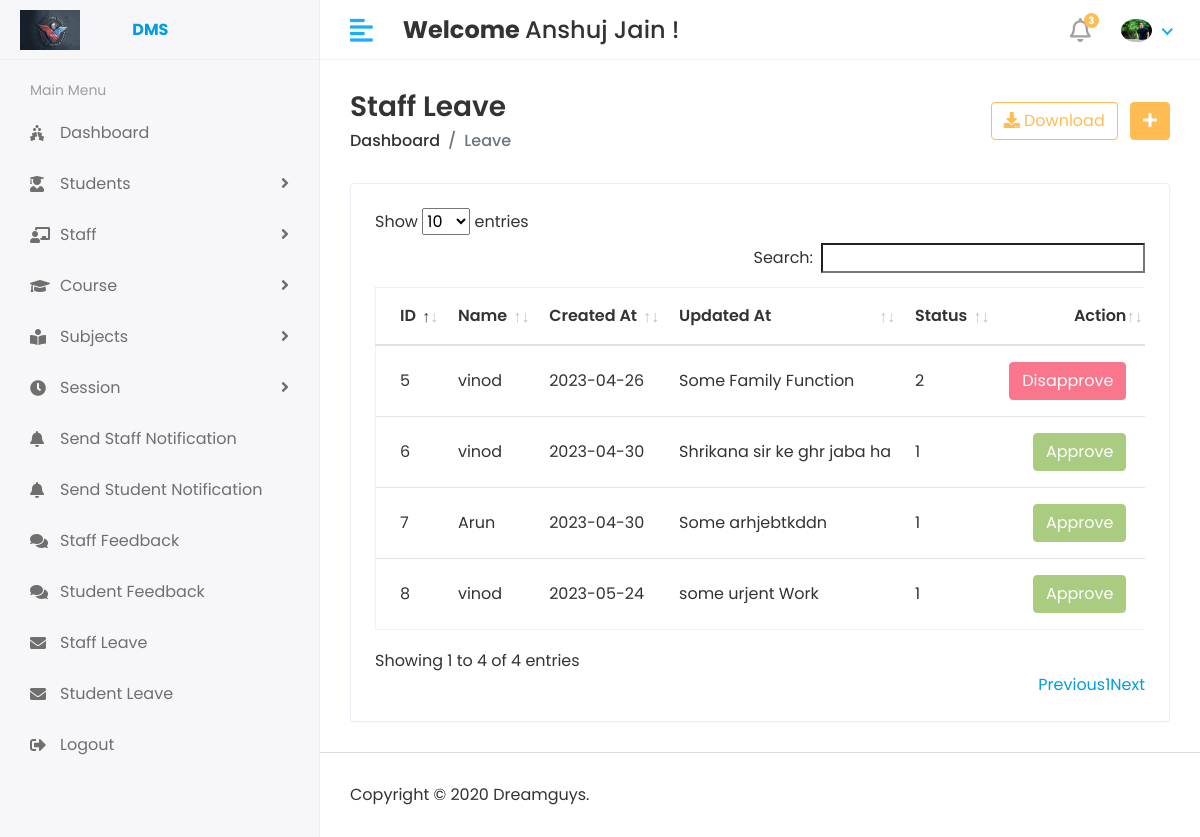
The app's page /Hod/Staff/Leave_view/ (signed in), older data.
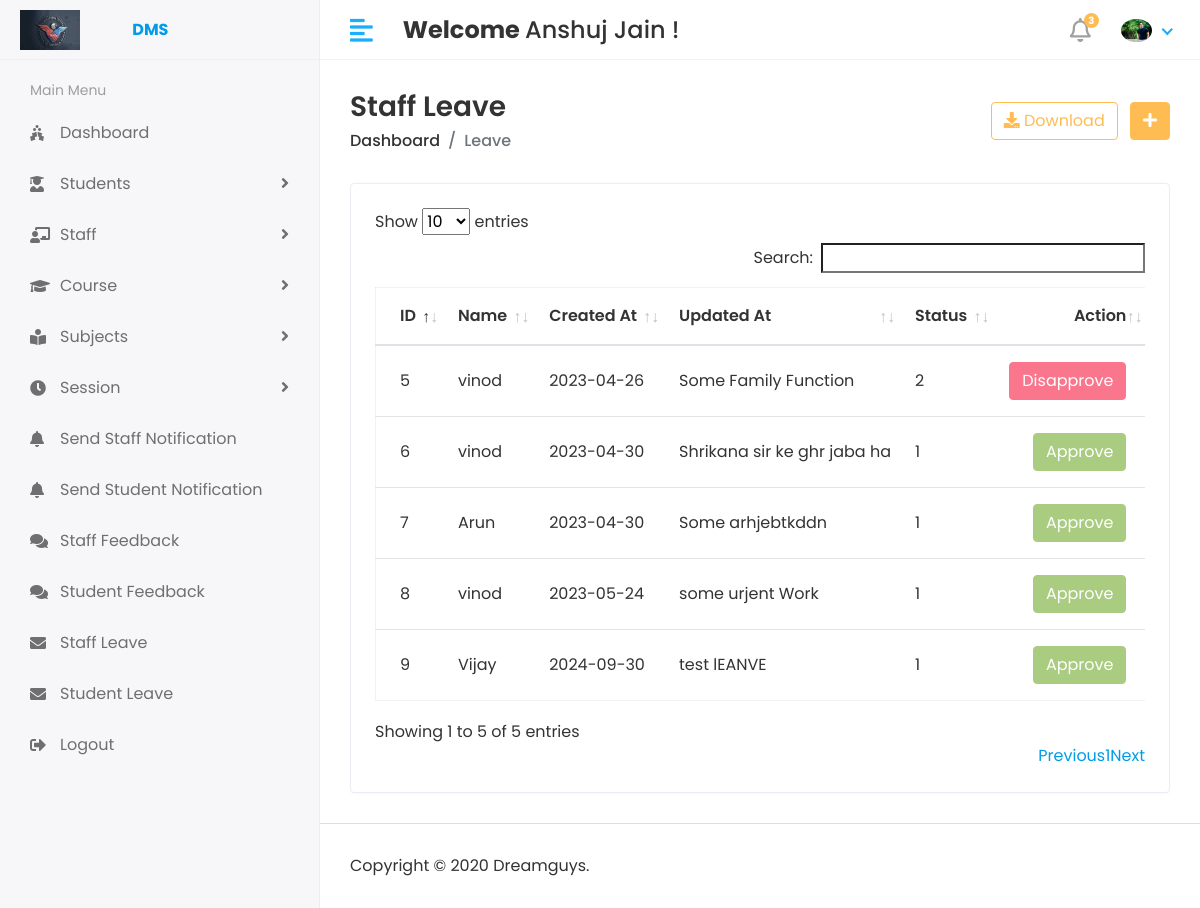
The same page, newer data.
### app/models.py (models this page shows, shortened)
class Staff_Leave(models.Model):
    staff_id  = models.ForeignKey(Staff,on_delete = models.CASCADE)
    data = models.CharField(max_length=100)
    message = models.TextField()
    status = models.IntegerField(null=True,default=0)
    created_at  = models.DateTimeField(auto_now_add=True)
    update_at = models.DateTimeField(auto_now=True)

class Staff(models.Model):
    admin = models.OneToOneField(CustomUser,on_delete=models.CASCADE)
    address = models.TextField()
    gender = models.CharField(max_length=100)
    created_at  = models.DateTimeField(auto_now_add=True)
    update_at = models.DateTimeField(auto_now=True)

class CustomUser(AbstractUser):
    USER = (
        (1,'HOD'),
        (2,'STAFF'),
        (3,'STUDENT'),
    )
    user_type = models.CharField(choices=USER,max_length=50,default=1)
    profile_pic  = models.ImageField(upload_to='media/profile_pic')

### app/Hod_Views.py (the view)
# urls.py: path('Hod/Staff/Leave_view/',Hod_Views.STAFF_LEAVE_VIEW,name='staff_leave_view'),
@login_required(login_url='/')
def STAFF_LEAVE_VIEW(request):
    staff_leave_view = Staff_Leave.objects.all()
    context = {
        'staff_leave_view' : staff_leave_view,
    }
    return render(request,"Hod/staff_leave.html",context)

### templates/Hod/staff_leave.html (shortened to what this page needs)
{% extends 'base.html' %}
{% block content %}
<div class="content container-fluid">
    <div class="page-header">
       <div class="row align-items-center">
          <div class="col">
             <h3 class="page-title">Staff Leave</h3>
             <ul class="breadcrumb">
                <li class="breadcrumb-item"><a href="index.html">Dashboard</a></li>
                <li class="breadcrumb-item active">Leave</li>
             </ul>
          </div>
          <div class="col-auto text-right float-right ml-auto">
             <a href="#" class="btn btn-outline-primary mr-2"><i class="fas fa-download"></i> Download</a>
             <a href="#" class="btn btn-primary"><i class="fas fa-plus"></i></a>
          </div>
       </div>
    </div>
    <div class="row">
       <div class="col-sm-12">
          <div class="card card-table">
             <div class="card-body">
                <div class="table-responsive">
                   <table class="table table-hover table-center mb-0 datatable" id="table_id">
                      <thead>
                         <tr>
                            <th>ID</th>
                            <th>Name</th>
                            <th>Created At</th>
                            <th>Updated At</th>
                            <th>Status</th>
                            <th class="text-right">Action</th>
                         </tr>
                      </thead>
                      <tbody>
                        {% for i in staff_leave_view %}
                         <tr>
                            <td>{{ i.id }}</td>
                            <td>{{ i.staff_id.admin.first_name }}</td>
                            <td>{{ i.data }}</td>
                            <td>{{ i.message }}</td>
                            <td>{{ i.status }}</td>
                            <td class="text-right">
                               <div class="actions">
                                {% if i.status == 0 %}
                                  <a href="{% url 'staff_approve_leave' i.id %}" class="btn btn-success">Approve</a>
                                  <a href="{% url 'staff_disapprove_leave' i.id %}" class="btn btn-danger">Disapprove</a>
                                  {% elif i.status == 1 %}
                                  <button class="btn btn-success" disabled>Approve</button>
                                  {% else %}
                                  <button class="btn btn-danger" disabled>Disapprove</button>
                                  {% endif %}
                               </div>
                            </td>
                         </tr>
                         {% endfor %}
                      </tbody>
                   </table>
                </div>
             </div>
          </div>
       </div>
    </div>
 </div>
{% endblock  %}

Row changes from the older to the newer data that the page shows:
added Staff_Leave: id "9", staff_id.admin.first_name "Vijay", data "2024-09-30", message "test lEANVE", status "1", shows "Approve"
Text that changed along with them:
text written by a page script: "Show entries Search: Showing 1 to 4 of 4 entries Previous 1 Next" → "Show entries Search: Showing 1 to 5 of 5 entries Previous 1 Next"
